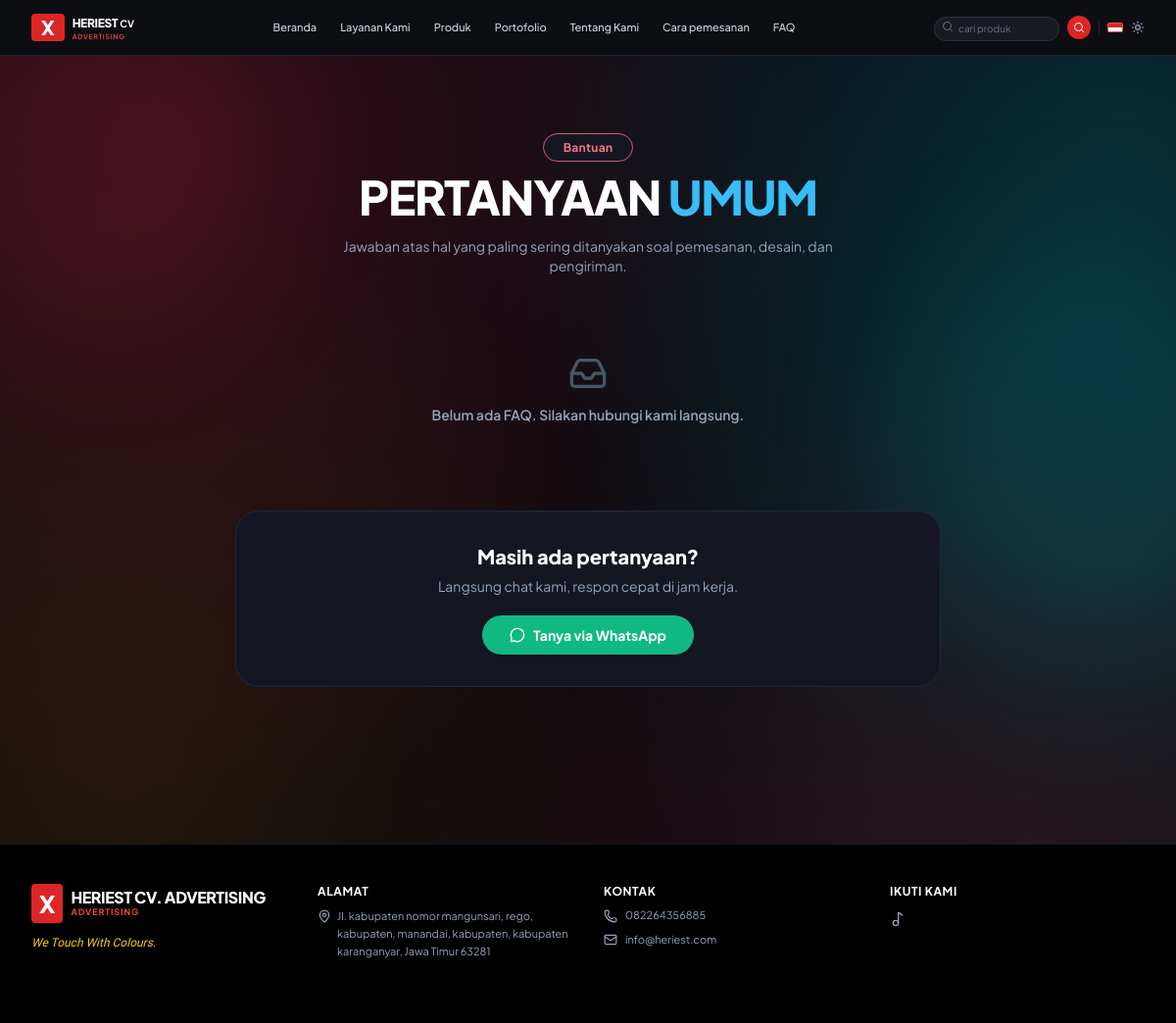
The app's page /faq.php with its own data.
### tables this page shows
CREATE TABLE IF NOT EXISTS `pengaturan` (
  `id` INT AUTO_INCREMENT PRIMARY KEY,
  `setting_key` VARCHAR(50) NOT NULL UNIQUE,
  `setting_value` TEXT NULL,
  `label` VARCHAR(100) NULL,
  `updated_at` DATETIME DEFAULT CURRENT_TIMESTAMP ON UPDATE CURRENT_TIMESTAMP
);

### config/database.php (called while the page is built, shortened)
<?php
$db_host = 'localhost';
$db_user = 'root';
$db_pass = '';
$db_name = 'heriest_db';
try {
    $pdo = new PDO("mysql:host={$db_host};dbname={$db_name};charset=utf8mb4", $db_user, $db_pass, [
        PDO::ATTR_ERRMODE            => PDO::ERRMODE_EXCEPTION,
        PDO::ATTR_DEFAULT_FETCH_MODE => PDO::FETCH_ASSOC,
        PDO::ATTR_EMULATE_PREPARES   => false,
    ]);
} catch (PDOException $e) {
    $pdo = null;
    error_log("Koneksi Database Gagal: " . $e->getMessage());
}
function getDB() {
    global $pdo;
    return $pdo;
}
function getSetting($key, $default = '') {
    $db = getDB();
    try {
        $stmt = $db->prepare("SELECT setting_value FROM pengaturan WHERE setting_key = ? LIMIT 1");
        $stmt->execute([$key]);
        $row = $stmt->fetch();
        return $row ? $row['setting_value'] : $default;
    } catch (Exception $e) {
        return $default;
    }
}

### faq.php (the view, shortened to what this page needs)
<?php
require_once __DIR__ . '/config/database.php';
include 'includes/header.php';
$wa_utama = getSetting('whatsapp', '082264356885');
$wa_link = preg_replace('/^0/', '62', preg_replace('/[^0-9]/', '', $wa_utama));
$wa_template = getSetting('wa_template', 'Halo admin, saya ingin konsultasi kebutuhan advertising');
$db = getDB();
$faq_list = [];
if ($db) {
    try { $faq_list = $db->query("SELECT * FROM faq WHERE is_active = 1 ORDER BY urutan ASC, id ASC")->fetchAll(); } catch (Exception $e) {}
}
?>
<section class="relative overflow-hidden py-12 sm:py-20 text-center">
    <div class="absolute -top-24 -left-24 w-96 h-96 bg-rose-200/40 dark:bg-rose-500/10 rounded-full blur-3xl pointer-events-none"></div>
    <div class="absolute top-1/4 -right-24 w-96 h-96 bg-sky-200/40 dark:bg-cyan-500/10 rounded-full blur-3xl pointer-events-none"></div>
    <div class="relative max-w-3xl mx-auto px-4 sm:px-6">
        <div class="inline-block mb-3 sm:mb-4">
            <span class="border border-rose-300 dark:border-rose-400/80 text-rose-500 dark:text-rose-400 bg-white/90 dark:bg-[#141622] px-5 py-1.5 rounded-full text-xs font-bold tracking-wide shadow-2xs">
                Bantuan
            </span>
        </div>
        <h1 class="text-2xl sm:text-4xl md:text-5xl font-black text-slate-900 dark:text-white tracking-tight uppercase leading-tight mb-4">
            PERTANYAAN <span class="text-sky-500 dark:text-sky-400">UMUM</span>
        </h1>
        <p class="text-slate-500 dark:text-slate-400 text-xs sm:text-sm max-w-xl mx-auto mb-8">
            Jawaban atas hal yang paling sering ditanyakan soal pemesanan, desain, dan pengiriman.
        </p>
        <?php if (empty($faq_list)): ?>
            <div class="text-center py-12 text-slate-400">
                <i data-lucide="inbox" class="w-10 h-10 mx-auto mb-3 text-slate-600"></i>
                <p class="text-sm font-semibold">Belum ada FAQ. Silakan hubungi kami langsung.</p>
            </div>
        <?php endif; ?>
        <div class="mt-10 bg-white dark:bg-[#141622] border border-slate-200 dark:border-slate-800 rounded-2xl sm:rounded-3xl p-6 sm:p-8">
            <h2 class="font-extrabold text-base sm:text-xl text-slate-900 dark:text-white mb-1.5">Masih ada pertanyaan?</h2>
            <p class="text-xs sm:text-sm text-slate-500 dark:text-slate-400 mb-5">Langsung chat kami, respon cepat di jam kerja.</p>
            <a href="https://wa.me/<?= $wa_link ?>?text=<?= urlencode($wa_template) ?>" target="_blank" data-wa-sumber="faq_cta"
                class="inline-flex items-center gap-2 bg-emerald-500 hover:bg-emerald-600 active:scale-95 text-white font-bold text-xs sm:text-sm px-7 py-2.5 rounded-full shadow-md transition-all">
                <i data-lucide="message-circle" class="w-4 h-4"></i>
                <span>Tanya via WhatsApp</span>
            </a>
        </div>
    </div>
</section>
<?php include 'includes/footer.php'; ?>

### includes/footer.php (shortened to what this page needs)
</main>
    <?php
        $f_nama = function_exists('getSetting') ? getSetting('nama_toko', 'HERIEST CV. ADVERTISING') : 'HERIEST CV. ADVERTISING';
        $f_tagline = function_exists('getSetting') ? getSetting('tagline', 'We Touch With Colours.') : 'We Touch With Colours.';
        $f_alamat = function_exists('getSetting') ? getSetting('alamat', 'Jl. kabupaten nomor mangunsari, rego, kabupaten, manandai, kabupaten, kabupaten karanganyar, Jawa Timur 63281') : 'Jl. kabupaten nomor mangunsari, rego, kabupaten, manandai, kabupaten, kabupaten karanganyar, Jawa Timur 63281';
        $f_wa = function_exists('getSetting') ? getSetting('whatsapp', '082264356885') : '082264356885';
        $f_email = function_exists('getSetting') ? getSetting('email', 'info@heriest.com') : 'info@heriest.com';
        $f_tiktok = function_exists('getSetting') ? getSetting('tiktok', '#') : '#';
    ?>
    <footer class="bg-black text-white pt-10 pb-8 border-t border-slate-900 mt-20">
        <div class="max-w-7xl mx-auto px-4 sm:px-6 lg:px-8">
            <div class="grid grid-cols-1 md:grid-cols-4 gap-8 pb-8">
                <div class="space-y-2">
                    <div class="flex items-center gap-2">
                        <div class="bg-red-600 text-white font-black text-2xl px-2 py-1 rounded">X</div>
                        <div>
                            <h3 class="font-black text-base tracking-tight leading-none text-white"><?= htmlspecialchars($f_nama) ?></h3>
                            <p class="text-[9px] text-red-500 font-bold tracking-widest uppercase">ADVERTISING</p>
                        </div>
                    </div>
                    <p class="text-xs font-brush text-yellow-400 italic pt-1"><?= htmlspecialchars($f_tagline) ?></p>
                </div>
                <div class="space-y-2">
                    <h4 class="text-xs font-bold text-white uppercase tracking-wider">Alamat</h4>
                    <p class="text-[11px] text-slate-400 leading-relaxed flex items-start gap-1.5">
                        <i data-lucide="map-pin" class="w-3.5 h-3.5 text-slate-400 shrink-0 mt-0.5"></i>
                        <span><?= htmlspecialchars($f_alamat) ?></span>
                    </p>
                </div>
                <div class="space-y-2">
                    <h4 class="text-xs font-bold text-white uppercase tracking-wider">kontak</h4>
                    <p class="text-[11px] text-slate-400 flex items-center gap-2">
                        <i data-lucide="phone" class="w-3.5 h-3.5"></i> <?= htmlspecialchars($f_wa) ?>
                    </p>
                    <p class="text-[11px] text-slate-400 flex items-center gap-2">
                        <i data-lucide="mail" class="w-3.5 h-3.5"></i> <?= htmlspecialchars($f_email) ?>
                    </p>
                </div>
                <div class="space-y-2">
                    <h4 class="text-xs font-bold text-white uppercase tracking-wider">Ikuti kami</h4>
                    <div class="flex items-center gap-3 text-slate-400 pt-1">
                        <a href="<?= htmlspecialchars($f_tiktok) ?>" target="_blank" rel="noopener" class="hover:text-white" title="TikTok"><i data-lucide="music-2" class="w-4 h-4"></i></a>
                    </div>
                </div>
            </div>
        </div>
    </footer>
</body>
</html>

### assets/css/site.css (style rules this page uses)
.bg-aurora { background: radial-gradient(circle at 0% 15%, rgba(254, 205, 211, 0.7) 0%, transparent 45%), radial-gradient(circle at 100% 0%, rgba(224, 242, 254, 0.8) 0%, transparent 45%), radial-gradient(circle at 100% 50%, rgba(224, 242, 254, 0.6) 0%, transparent 45%), radial-gradient(circle at 15% 75%, rgba(254, 240, 138, 0.5) 0%, transparent 45%), radial-gradient(circle at 85% 85%, rgba(254, 205, 211, 0.6) 0%, transparent 45%); background-attachment: fixed; background-color: #f8fafc; }
html.dark .bg-aurora, html.dark body { background: radial-gradient(circle at 15% 15%, rgba(225, 29, 72, 0.20) 0%, transparent 50%), radial-gradient(circle at 95% 15%, rgba(6, 182, 212, 0.18) 0%, transparent 45%), radial-gradient(circle at 95% 55%, rgba(13, 148, 136, 0.16) 0%, transparent 45%), radial-gradient(circle at 10% 75%, rgba(217, 119, 6, 0.12) 0%, transparent 45%), radial-gradient(circle at 85% 90%, rgba(225, 29, 72, 0.16) 0%, transparent 45%); background-attachment: fixed; background-color: #08090d; }

### records on screen
pengaturan: setting_value "HERIEST CV. ADVERTISING"
pengaturan: setting_value "We Touch With Colours."
pengaturan: setting_value "Jl. kabupaten nomor mangunsari, rego, kabupaten, manandai, kabupaten, kabupaten karanganyar, Jawa Timur 63281"
pengaturan: setting_value "082264356885"
pengaturan: setting_value "info@heriest.com"
